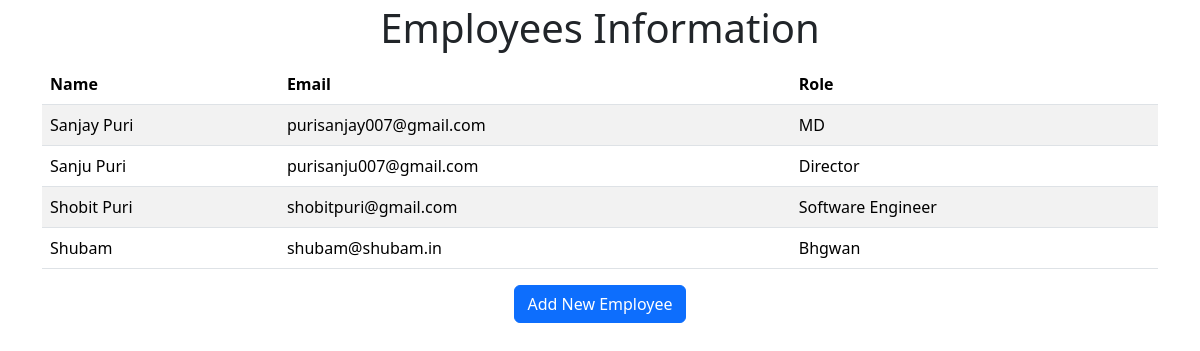
The page / on the database its author committed.
### employee/models.py (models this page shows, shortened)
class Employee(models.Model):
  emp_name = models.CharField(max_length=200)
  emp_email = models.EmailField()
  emp_contact = models.CharField(max_length=20)
  emp_role = models.CharField(max_length=200)
  emp_salary = models.IntegerField()
  id = models.UUIDField(default=uuid.uuid4, unique=True, primary_key=True, editable=False)

### employee/views.py (the view)
# urls.py: path('', views.employees_list, name='employees-list'),
def employees_list(request):
  employees = Employee.objects.all()
  context = {
    'employees': employees
  }
  return render(request, 'employee/list.html', context)

### employee/templates/employee/list.html (shortened to what this page needs)
{% extends 'base.html' %}
{% block content %}
  <h1 class="text-center pt-1 pb-1">Employees Information</h1>
  <table class="table table-striped">
    <thead>
      <tr>
        <th>Name</th>
        <th>Email</th>
        <th>Role</th>
      </tr>
    </thead>
    <tbody>
      {% for emp in employees %}
        <tr>
          <td><a style='text-decoration:none; color:inherit'href="{% url 'view-employee' emp.id %}">{{emp.emp_name}}</a></td>
          <td>{{emp.emp_email}}</td>
          <td>{{emp.emp_role}}</td>
        </tr>
      {% endfor %}
    </tbody>
  </table>
  <div class="text-center">
    <a href="{% url 'create-employee' %}"><button type="button" class="btn btn-primary">Add New Employee</button></a>
  </div>
{% endblock content %}

### templates/base.html (shortened to what this page needs)
<!doctype html>
<html lang="en">
  <head>
    <link href="https://cdn.jsdelivr.net/npm/bootstrap@5.3.1/dist/css/bootstrap.min.css" rel="stylesheet">
  </head>
  <body>
    <div class="container">
      {% block content %}
      {% endblock content %}
    </div>
  </body>
</html>

### rows shown on the page
Employee: emp_name "Sanjay Puri", emp_email "purisanjay007@gmail.com", emp_role "MD"
Employee: emp_name "Sanju Puri", emp_email "purisanju007@gmail.com", emp_role "Director"
Employee: emp_name "Shobit Puri", emp_email "shobitpuri@gmail.com", emp_role "Software Engineer"
Employee: emp_name "Shubam", emp_email "shubam@shubam.in", emp_role "Bhgwan"
